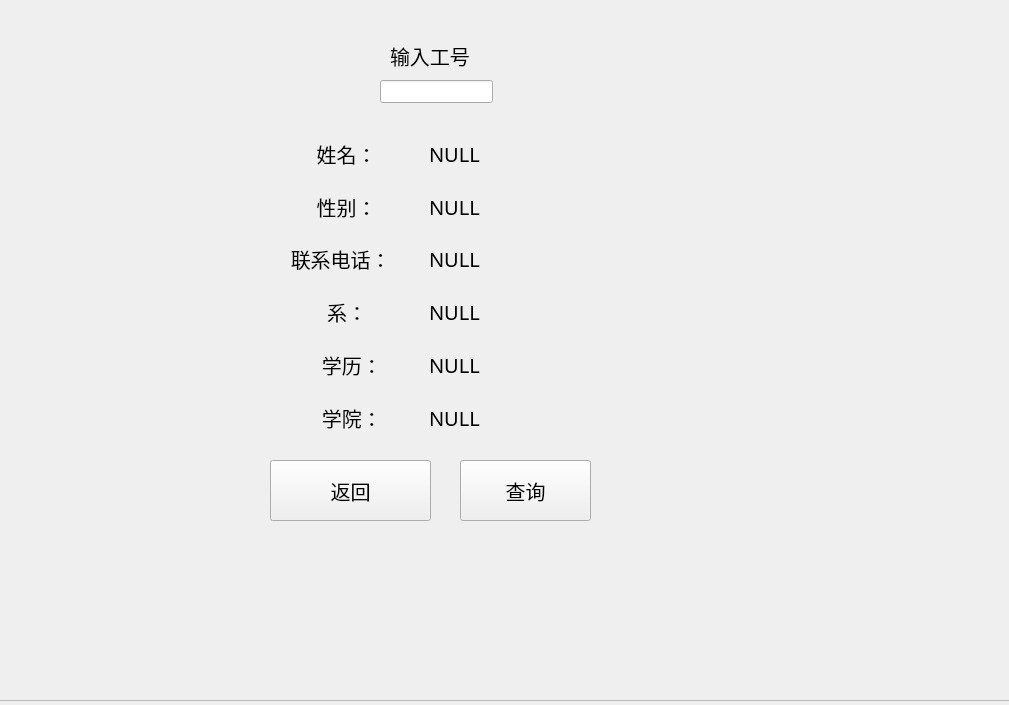
<?xml version="1.0" encoding="UTF-8"?>
<ui version="4.0">
 <class>jqfind</class>
 <widget class="QWidget" name="jqfind">
  <property name="geometry">
   <rect>
    <x>0</x>
    <y>0</y>
    <width>1009</width>
    <height>705</height>
   </rect>
  </property>
  <property name="windowTitle">
   <string>Form</string>
  </property>
  <widget class="QPushButton" name="returnButton">
   <property name="geometry">
    <rect>
     <x>270</x>
     <y>460</y>
     <width>161</width>
     <height>61</height>
    </rect>
   </property>
   <property name="font">
    <font>
     <family>汉仪秦川飞影W</family>
     <pointsize>15</pointsize>
    </font>
   </property>
   <property name="text">
    <string>返回</string>
   </property>
  </widget>
  <widget class="QLineEdit" name="jqinput">
   <property name="geometry">
    <rect>
     <x>380</x>
     <y>80</y>
     <width>113</width>
     <height>23</height>
    </rect>
   </property>
  </widget>
  <widget class="QLabel" name="label_15">
   <property name="geometry">
    <rect>
     <x>390</x>
     <y>30</y>
     <width>111</width>
     <height>51</height>
    </rect>
   </property>
   <property name="font">
    <font>
     <family>汉仪秦川飞影W</family>
     <pointsize>15</pointsize>
    </font>
   </property>
   <property name="text">
    <string>输入工号</string>
   </property>
  </widget>
  <widget class="QPushButton" name="findButton">
   <property name="geometry">
    <rect>
     <x>460</x>
     <y>460</y>
     <width>131</width>
     <height>61</height>
    </rect>
   </property>
   <property name="font">
    <font>
     <family>汉仪秦川飞影W</family>
     <pointsize>15</pointsize>
    </font>
   </property>
   <property name="text">
    <string>查询</string>
   </property>
  </widget>
  <widget class="QWidget" name="layoutWidget">
   <property name="geometry">
    <rect>
     <x>270</x>
     <y>130</y>
     <width>311</width>
     <height>311</height>
    </rect>
   </property>
   <layout class="QHBoxLayout" name="horizontalLayout_2">
    <item>
     <layout class="QHBoxLayout" name="horizontalLayout">
      <item>
       <layout class="QHBoxLayout" name="horizontalLayout_4">
        <item>
         <layout class="QHBoxLayout" name="horizontalLayout_5">
          <item>
           <layout class="QVBoxLayout" name="verticalLayout_4">
            <item>
             <widget class="QLabel" name="label_5">
              <property name="font">
               <font>
                <family>汉仪秦川飞影W</family>
                <pointsize>15</pointsize>
               </font>
              </property>
              <property name="text">
               <string>         姓名：</string>
              </property>
             </widget>
            </item>
            <item>
             <widget class="QLabel" name="label_10">
              <property name="font">
               <font>
                <family>汉仪秦川飞影W</family>
                <pointsize>15</pointsize>
               </font>
              </property>
              <property name="text">
               <string>         性别：</string>
              </property>
             </widget>
            </item>
            <item>
             <widget class="QLabel" name="label_11">
              <property name="font">
               <font>
                <family>汉仪秦川飞影W</family>
                <pointsize>15</pointsize>
               </font>
              </property>
              <property name="text">
               <string>    联系电话：</string>
              </property>
             </widget>
            </item>
            <item>
             <widget class="QLabel" name="label_12">
              <property name="font">
               <font>
                <family>汉仪秦川飞影W</family>
                <pointsize>15</pointsize>
               </font>
              </property>
              <property name="text">
               <string>           系：</string>
              </property>
             </widget>
            </item>
            <item>
             <widget class="QLabel" name="label_13">
              <property name="font">
               <font>
                <family>汉仪秦川飞影W</family>
                <pointsize>15</pointsize>
               </font>
              </property>
              <property name="text">
               <string>          学历：</string>
              </property>
             </widget>
            </item>
            <item>
             <widget class="QLabel" name="label_14">
              <property name="font">
               <font>
                <family>汉仪秦川飞影W</family>
                <pointsize>15</pointsize>
               </font>
              </property>
              <property name="text">
               <string>          学院：</string>
              </property>
             </widget>
            </item>
           </layout>
          </item>
         </layout>
        </item>
       </layout>
      </item>
     </layout>
    </item>
    <item>
     <layout class="QVBoxLayout" name="verticalLayout">
      <item>
       <widget class="QLabel" name="namel">
        <property name="font">
         <font>
          <family>汉仪秦川飞影W</family>
          <pointsize>15</pointsize>
         </font>
        </property>
        <property name="text">
         <string>NULL</string>
        </property>
       </widget>
      </item>
      <item>
       <widget class="QLabel" name="sexl">
        <property name="font">
         <font>
          <family>汉仪秦川飞影W</family>
          <pointsize>15</pointsize>
         </font>
        </property>
        <property name="text">
         <string>NULL</string>
        </property>
       </widget>
      </item>
      <item>
       <widget class="QLabel" name="telll">
        <property name="font">
         <font>
          <family>汉仪秦川飞影W</family>
          <pointsize>15</pointsize>
         </font>
        </property>
        <property name="text">
         <string>NULL</string>
        </property>
       </widget>
      </item>
      <item>
       <widget class="QLabel" name="depl">
        <property name="font">
         <font>
          <family>汉仪秦川飞影W</family>
          <pointsize>15</pointsize>
         </font>
        </property>
        <property name="text">
         <string>NULL</string>
        </property>
       </widget>
      </item>
      <item>
       <widget class="QLabel" name="degl">
        <property name="font">
         <font>
          <family>汉仪秦川飞影W</family>
          <pointsize>15</pointsize>
         </font>
        </property>
        <property name="text">
         <string>NULL</string>
        </property>
       </widget>
      </item>
      <item>
       <widget class="QLabel" name="collegel">
        <property name="font">
         <font>
          <family>汉仪秦川飞影W</family>
          <pointsize>15</pointsize>
         </font>
        </property>
        <property name="text">
         <string>NULL</string>
        </property>
       </widget>
      </item>
     </layout>
    </item>
   </layout>
  </widget>
  <widget class="QFrame" name="frame">
   <property name="geometry">
    <rect>
     <x>-220</x>
     <y>-110</y>
     <width>1411</width>
     <height>811</height>
    </rect>
   </property>
   <property name="styleSheet">
    <string notr="true">#frame{
    background-image:url(:/new/prefix2/others/end.jpg)
}</string>
   </property>
   <property name="frameShape">
    <enum>QFrame::StyledPanel</enum>
   </property>
   <property name="frameShadow">
    <enum>QFrame::Raised</enum>
   </property>
  </widget>
  <zorder>frame</zorder>
  <zorder>returnButton</zorder>
  <zorder>jqinput</zorder>
  <zorder>label_15</zorder>
  <zorder>findButton</zorder>
  <zorder>layoutWidget</zorder>
 </widget>
 <resources/>
 <connections/>
</ui>
